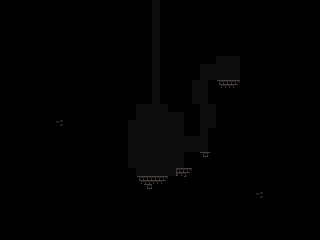

A 2D game scene composited from a Tiled map and its tileset images. What follows is a short description and the map's XML, with each tile layer's data collapsed to a summary:
An orthogonal 40x30 tile map with 8x8 px tiles, 2 tile layers (BACKGROUND, FOREGROUND) and 21 objects (PLAYER, DOOR, SHOW_MESSAGE).

<map version="1.0" orientation="orthogonal" renderorder="right-down" width="40" height="30" tilewidth="8" tileheight="8" nextobjectid="73">
 <tileset firstgid="1" source="SEWER.tsx" />
 <layer name="BACKGROUND" width="40" height="30">
  <data>[1200 cells, 288 non-empty, 2 distinct tile ids]</data>
 </layer>
 <objectgroup name="SOLID">
  <object id="47" x="128" y="176" width="56" height="16" />
  <object id="48" x="184" y="152" width="24" height="24" />
  <object id="49" x="184" y="104" width="16" height="32" />
  <object id="50" x="160" y="0" width="8" height="104" />
  <object id="51" x="144" y="0" width="8" height="104" />
  <object id="53" x="120" y="120" width="8" height="56" />
  <object id="54" x="208" y="128" width="8" height="24" />
  <object id="55" x="216" y="104" width="8" height="24" />
  <object id="56" x="208" y="80" width="32" height="24" />
  <object id="58" x="168" y="80" width="24" height="32" />
  <object id="59" x="184" y="64" width="16" height="16" />
  <object id="60" x="192" y="56" width="24" height="8" />
  <object id="61" x="208" y="48" width="40" height="8" />
  <object id="63" x="240" y="56" width="8" height="24" />
  <object id="65" x="128" y="104" width="8" height="16" />
  <object id="67" x="136" y="96" width="8" height="8" />
  <object id="69" x="176" y="168" width="8" height="8" />
  <object id="70" x="128" y="168" width="8" height="8" />
 </objectgroup>
 <layer name="FOREGROUND" width="40" height="30">
  <data>[1200 cells, 1098 non-empty, 8 distinct tile ids]</data>
 </layer>
 <objectgroup name="OBJECTS">
  <object id="46" name="PLAYER" x="152" y="16" width="8" height="8" />
  <object id="71" name="DOOR" x="220" y="68" width="16" height="12">
   <properties>
    <property name="LINK" value="stage/sewer_02.tmx" />
   </properties>
  </object>
  <object id="72" name="SHOW_MESSAGE" x="130" y="122" width="52" height="6">
   <properties>
    <property name="MESSAGE" value="Level Two is still very WIP" />
   </properties>
  </object>
 </objectgroup>
</map>
